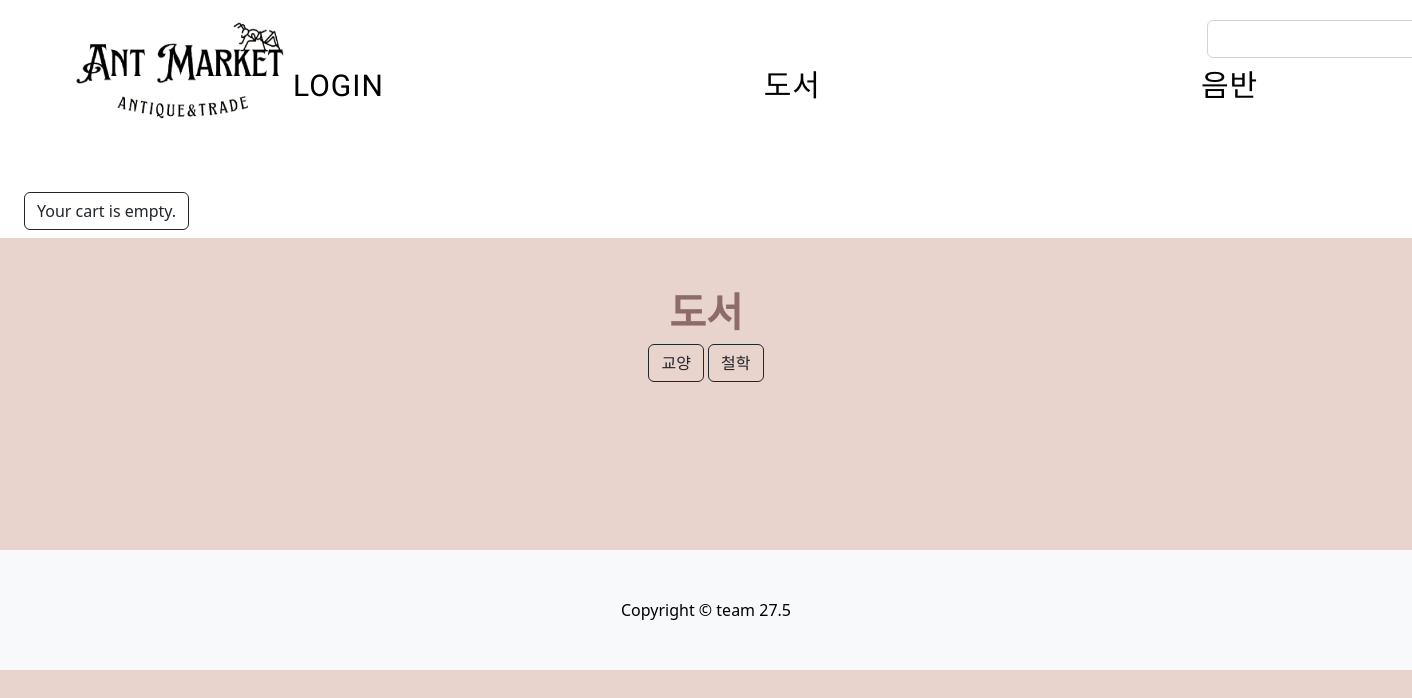
Before: /도서/교양/ with the older database file.
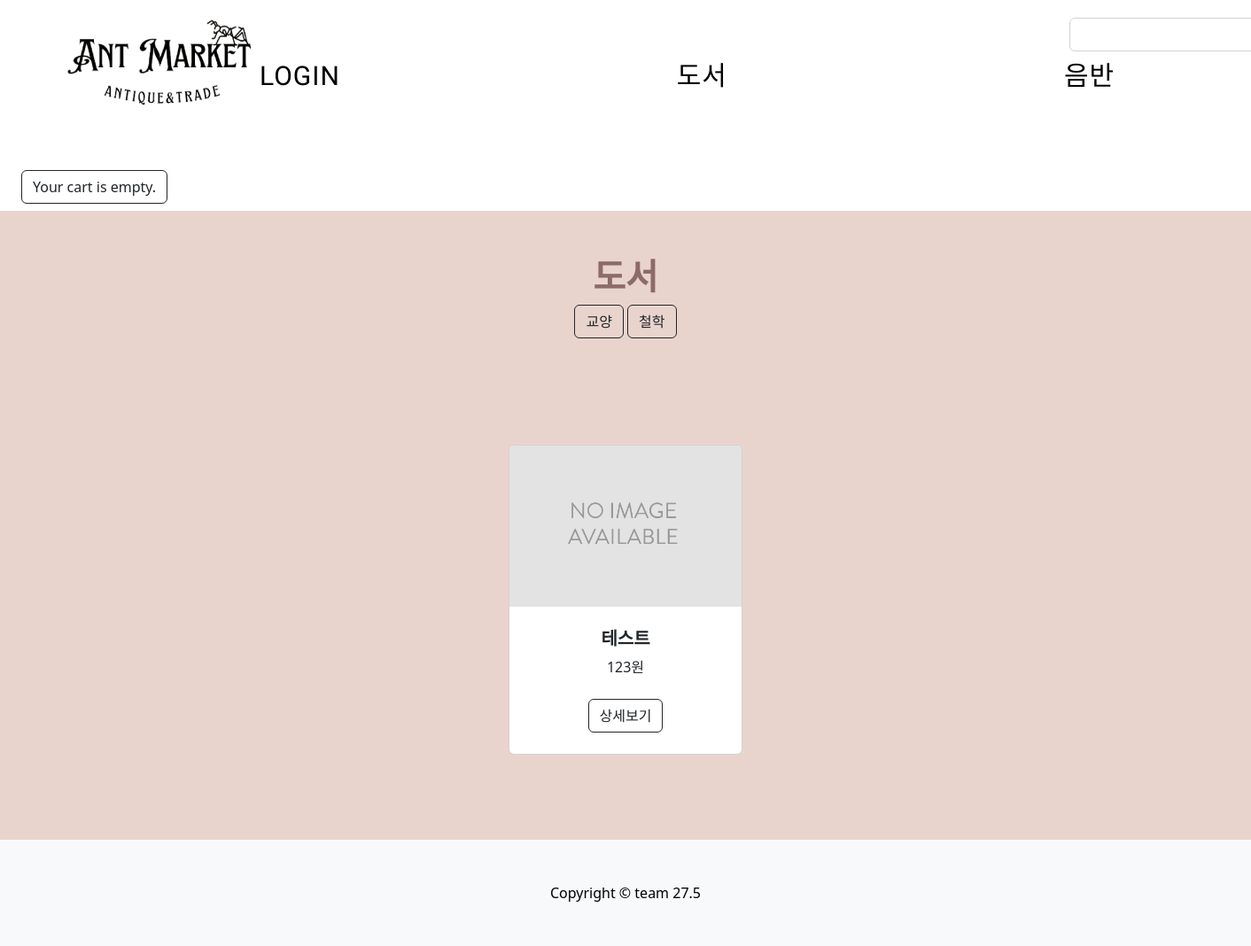
After: the same page with the newer database file.
### market/models.py (models this page shows, shortened)
class Category(models.Model):
    name = models.CharField(max_length=200)
    slug = models.SlugField(max_length=200, unique=True, allow_unicode=True)
    class Meta:
        ordering = ['name']
        indexes = [models.Index(fields=['name'])]
        verbose_name = 'category'
        verbose_name_plural = 'categories'
    def get_absolute_url(self):
        return reverse('market:product_list', args=[self.slug])

class MiniCategory(models.Model):
    category = models.ForeignKey(Category, on_delete=models.CASCADE)
    name = models.CharField(max_length=200)
    slug = models.SlugField(max_length=200, unique=True, allow_unicode=True)
    class Meta:
        ordering = ['name']
        indexes = [models.Index(fields=['name'])]
        verbose_name = 'mini_category'
        verbose_name_plural = 'mini_categories'

class Product(models.Model):
    user = models.ForeignKey(User, on_delete=models.CASCADE, null=True)
    category = models.ForeignKey(Category, on_delete=models.CASCADE, default=1)
    minicategory = models.ForeignKey(MiniCategory, on_delete=models.CASCADE)
    name = models.CharField(max_length=200)
    slug = models.SlugField(max_length=200, allow_unicode=True)
    image = models.ImageField(upload_to='products/%Y/%m/%d/', blank=True)
    description = models.TextField(blank=True)
    price = models.DecimalField(max_digits=10, decimal_places=0)
    latitude = models.FloatField(null=True, blank=True)
    longitude = models.FloatField(null=True, blank=True)
    available = models.BooleanField(default=True)
    created = models.DateTimeField(auto_now_add=True)
    updated = models.DateTimeField(auto_now=True)
    class Meta:
        ordering = ['name']
        indexes = [
            models.Index(fields=['id', 'slug']),
            models.Index(fields=['name']),
            models.Index(fields=['-created']),
        ]
    def get_absolute_url(self):
        return reverse('market:product_detail', args=[self.category.slug, self.minicategory.slug, self.id])

### market/views.py (the view)
# urls.py: path('<str:category_slug>/', views.product_list, name='product_list'),
def product_list(request, category_slug=None, minicategory_slug=None):
    category = None
    categories = Category.objects.all()
    minicategory = None
    minicategories = MiniCategory.objects.all()
    products = Product.objects.filter(available=True)
    if category_slug:
        category = get_object_or_404(Category, slug=category_slug)
        minicategories = MiniCategory.objects.filter(category=category)
        products = products.filter(category=category)
        if minicategory_slug:
            minicategory = get_object_or_404(MiniCategory, slug=minicategory_slug)
            products =products.filter(minicategory=minicategory)
    return render(request, 'market/product/product_list.html',
                  {
                      'category': category, 'categories': categories,
                      'minicategory': minicategory, 'minicategories': minicategories,
                      'products': products
                  })

### cart/cart.py (called while the page is built)
    def __len__(self):
        return sum(item['quantity'] for item in self.cart.values())

### cart/context_processors.py (called while the page is built)
def cart(request):
    return {'cart': Cart(request)}

### market/context_processors.py (called while the page is built)
def categories(request):
    return {
        'categories': Category.objects.all()
    }

def minicategories(request):
    return {
        'minicategories': MiniCategory.objects.all()
    }

### market/templates/market/product/product_list.html (shortened to what this page needs)
{% extends 'market/base.html' %}
{% load static %}
{% block content %}
<head>
<link rel="stylesheet" as="style" crossorigin href="https://cdn.jsdelivr.net/gh/orioncactus/pretendard@v1.3.9/dist/web/static/pretendard-dynamic-subset.min.css" />
</head>
<div class="container mt-5">
    <h1 class="centered text">
        {{ category.name }}
    </h1>
    <div class="card-footer p-4 pt-0 border-top-0 bg-transparent text-center">
        {% for minicategory in minicategories %}
        <a class="btn btn-outline-dark mt-auto" href="{% url 'market:product_list_filtered' category.slug minicategory.slug %}" style="display: inline-block; text-align: center;">
            {{ minicategory.name }}
        </a>
        {% endfor %}
    </div>
    <section class="py-5">
        <div class="container px-4 px-lg-5 mt-5">
            <div class="row gx-4 gx-lg-5 row-cols-2 row-cols-md-3 row-cols-xl-4 justify-content-center">
                {% for product in products %}
                <div class="col mb-5">
                    <div class="card h-100">
                        <img class="card-img-top" src="{% if product.image %}{{ product.image.url }}{% else %}{% static 'img/no_image.png' %}{% endif %}" alt="..." />
                        <div class="card-body p-4">
                            <div class="text-center">
                                <h5 class="fw-bolder">{{ product.name }}</h5>
                                {{ product.price }}원
                            </div>
                        </div>
                        <div class="card-footer p-4 pt-0 border-top-0 bg-transparent">
                            <div class="text-center"><a class="btn btn-outline-dark mt-auto" href="{{ product.get_absolute_url }}">상세보기</a></div>
                        </div>
                    </div>
                </div>
                {% endfor %}
            </div>
        </div>
    </section>
</div>
<footer class="py-5 bg-light">
    <div class="container">
        <p class="m-0 text-center text-black">Copyright &copy; team 27.5</p>
    </div>
</footer>
{% endblock %}

### market/templates/market/navbar.html (shortened to what this page needs)
{% load static %}
<head>
    <link href="{% static 'css/component.css' %}" rel="stylesheet"/>
    <link href="https://cdn.jsdelivr.net/npm/bootstrap@5.3.3/dist/css/bootstrap.min.css" rel="stylesheet"
>
    <link href="{% static 'css/styles.css' %}" rel="stylesheet"/>
</head>
        <nav class="navbar">
            <div class="cl-effect-1 px-40 px-lg-5">
                    <a href="{% url 'market:home' %}">
                        <img src="{% static 'img/Ant Market No Bg.png' %}"
                             height="100" width="210" style="margin: 20px 5px 8px 5px">
                    </a>
                <div class="d-flex justify-content-end search-form">
                    <div class="col-3">
                        <div class="input-group search-input">
                            <input type="text" id="search_kw" class="form-control" value="{{ kw|default_if_none:'' }}">
                        </div>
                    </div>
                </div>
                <ul class="nav justify-content-center">
                    <li class="nav-item">
                        {% if user.is_authenticated %}
                            <a class="nav-link" href="{% url 'user:profile' %}">{{ user.username }}</a>
                            <a class="nav-link" href="{% url 'user:logout' %}">로그아웃</a>
                            <a class="nav-link" href="{% url 'chat:list' %}">채팅</a>
                        {% else %}
                            <a class="nav-link" href="{% url 'user:login' %}">Login</a>
                        {% endif %}
                    </li>
                    <div style="display: flex; justify-content: flex-end;">
                        <ul class="nav" style="list-style-type: none; padding: 0;">
                            {% for category in categories %}
                            <li style="display: inline-block; margin-left: 50px;">
                                <a class="nav-link" href="{{ category.get_absolute_url }}">{{ category.name }}</a>
                            </li>
                            {% endfor %}
                        </ul>
                    </div>
                </ul>
            </div>
            <div id="subheader">
                <div class="cart d-flex px-4 mt-4">
                    <form action="{% url 'cart:cart_detail' %}" method="get">
                        {% with total_items=cart|length %}
                            {% if total_items > 0 %}
                                <button type="submit" class="btn btn-outline-dark">
                                    Cart:
                                    {{ total_items }} item{{ total_items|pluralize }},
                                    {{ cart.get_total_price }}원
                                </button>
                            {% else %}
                                <button type="submit" class="btn btn-outline-dark" style="margin-top:30px;">
                                    Your cart is empty.
                                </button>
                            {% endif %}
                        {% endwith %}
                    </form>
                </div>
            </div>
        </nav>

Changed rows visible on the page:
added Product: name "테스트", price "123"
